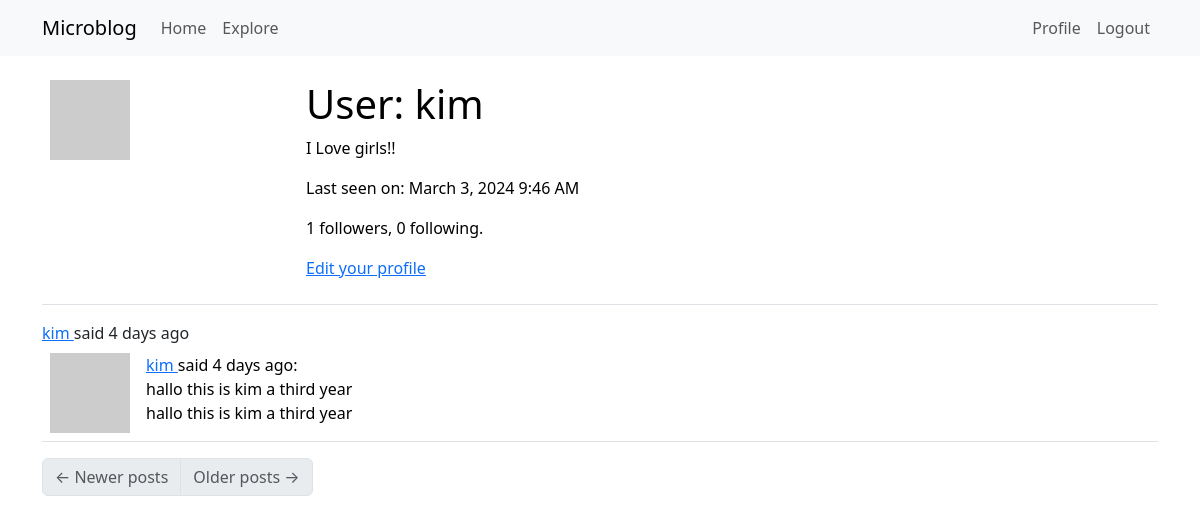
Before: /user/kim (signed in) with the older database file.
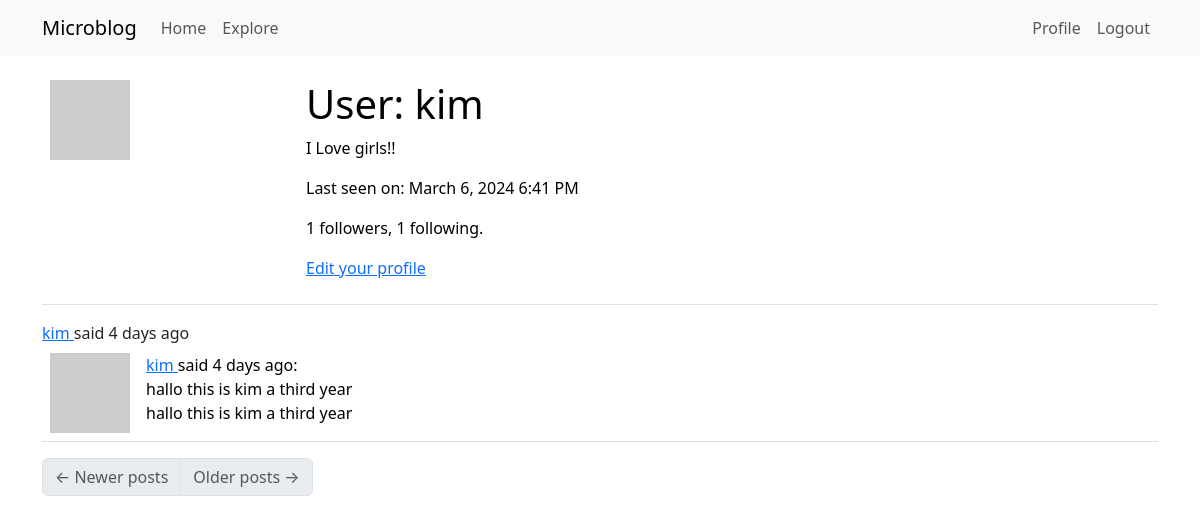
After: the same page with the newer database file.
### app/models.py (models this page shows, shortened)
class User(UserMixin, db.Model):
    id = db.Column(db.Integer, primary_key=True)
    username = db.Column(db.String(64), index=True, unique=True)
    email = db.Column(db.String(120), index=True, unique=True)
    password_hash = db.Column(db.String(128))
    posts = db.relationship('Post', backref='author', lazy='dynamic')
    about_me = db.Column(db.String(140))
    last_seen = db.Column(db.DateTime, default=datetime.utcnow)
    def avatar(self, size):
        digest = md5(self.email.lower().encode('utf-8')).hexdigest()
        return 'https://www.gravatar.com/avatar/{}?d=identicon&s={}'.format(
            digest, size)
    def followers_count(self):
        query = sa.select(sa.func.count()).select_from(
            self.followers.select().subquery())
        return db.session.scalar(query)
    def following_count(self):
        query = sa.select(sa.func.count()).select_from(
            self.following.select().subquery())
        return db.session.scalar(query)
    following: so.WriteOnlyMapped['User'] = so.relationship(
        secondary=followers, primaryjoin=(followers.c.follower_id == id),
        secondaryjoin=(followers.c.followed_id == id),
        back_populates='followers')
    followers: so.WriteOnlyMapped['User'] = so.relationship(
        secondary=followers, primaryjoin=(followers.c.followed_id == id),
        secondaryjoin=(followers.c.follower_id == id),
        back_populates='following')

### app/routes.py (the view)
@app.route('/user/<username>')
@login_required
def user(username):
    user = db.first_or_404(sa.select(User).where(User.username == username))
    page = request.args.get('page', 1, type=int)
    query = user.posts.order_by(Post.timestamp.desc())
    posts = db.paginate(query, page=page,
                        per_page=app.config['POSTS_PER_PAGE'],
                        error_out=False)
    next_url = url_for('user', username=user.username, page=posts.next_num) \
        if posts.has_next else None
    prev_url = url_for('user', username=user.username, page=posts.prev_num) \
        if posts.has_prev else None
    form = EmptyForm()
    return render_template('user.html', user=user, posts=posts.items,
                           next_url=next_url, prev_url=prev_url, form=form)

### app/__init__.py (called while the page is built)
def get_locale():
    return 'es'

### app/models.py (called while the page is built)
    @login.user_loader
    def load_user(id):
                return User.query.get(int(id))

### app/routes.py (called while the page is built)
@app.before_request
def before_request():
    if current_user.is_authenticated:
      current_user.last_seen = datetime.utcnow()
    db.session.commit()
    g.locale = str(get_locale())

### app/templates/user.html (shortened to what this page needs)
{% extends "base.html" %}
{% block content %}
    <table class="table table-hover">
        <tr>
            <td width="256px"><img src="{{ user.avatar(256) }}"></td>
            <td>
                <h1>User: {{ user.username }}</h1>
                {% if user.about_me %}<p>{{ user.about_me }}</p>{% endif %}
                {% if user.last_seen %}
<p>Last seen on: {{ moment(user.last_seen).format('LLL') }}</p>
{% endif %}
                <p>{{ user.followers_count() }} followers, {{ user.following_count() }} following.</p>
                {% if user == current_user %}
                <p><a href="{{ url_for('edit_profile') }}">Edit your profile</a></p>
                {% endif %}
            </td>
        </tr>
    </table>
    {% for post in posts %}
        {% include '_post.html' %}
    {% endfor %}
    <nav aria-label="Post navigation">
        <ul class="pagination">
            <li class="page-item{% if not prev_url %} disabled{% endif %}">
                <a class="page-link" href="{{ prev_url }}">
                    <span aria-hidden="true">&larr;</span> Newer posts
                </a>
            </li>
            <li class="page-item{% if not next_url %} disabled{% endif %}">
                <a class="page-link" href="{{ next_url }}">
                    Older posts <span aria-hidden="true">&rarr;</span>
                </a>
            </li>
        </ul>
    </nav>
{% endblock %}

Changed rows visible on the page:
changed User "kim": last_seen "March 3, 2024 9:46 AM" → "March 6, 2024 6:41 PM"
Other visible differences:
{{ user.following_count() }}: "0" → "1"
